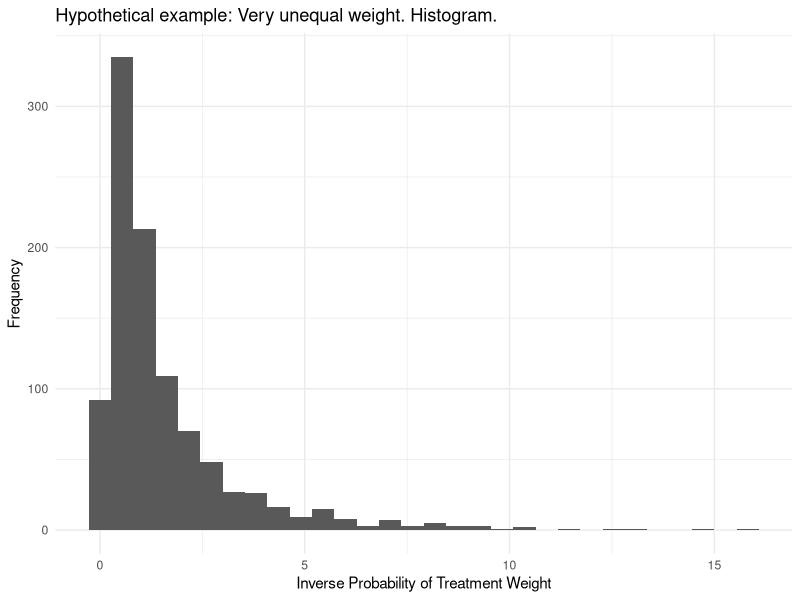
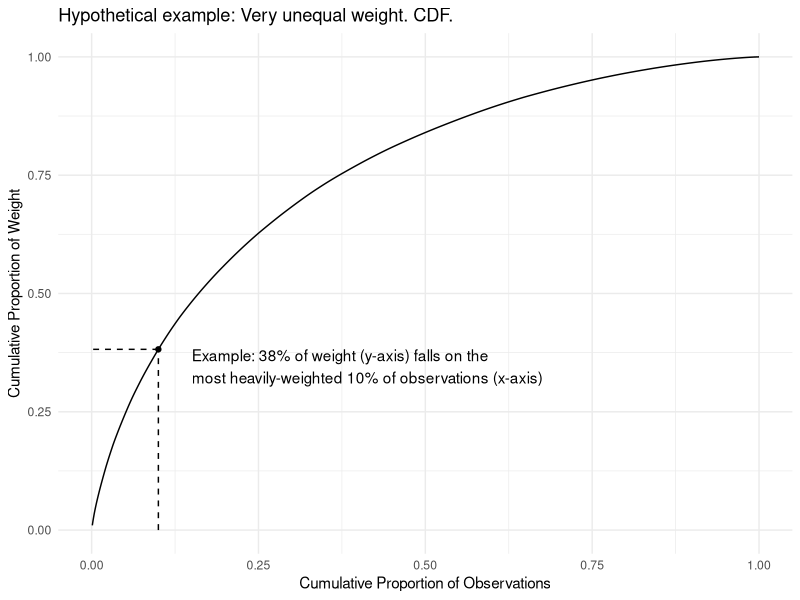
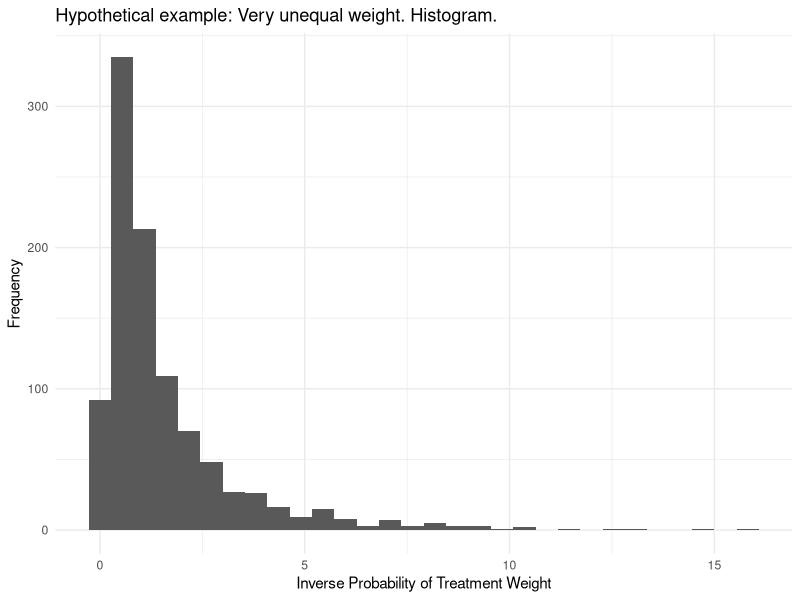
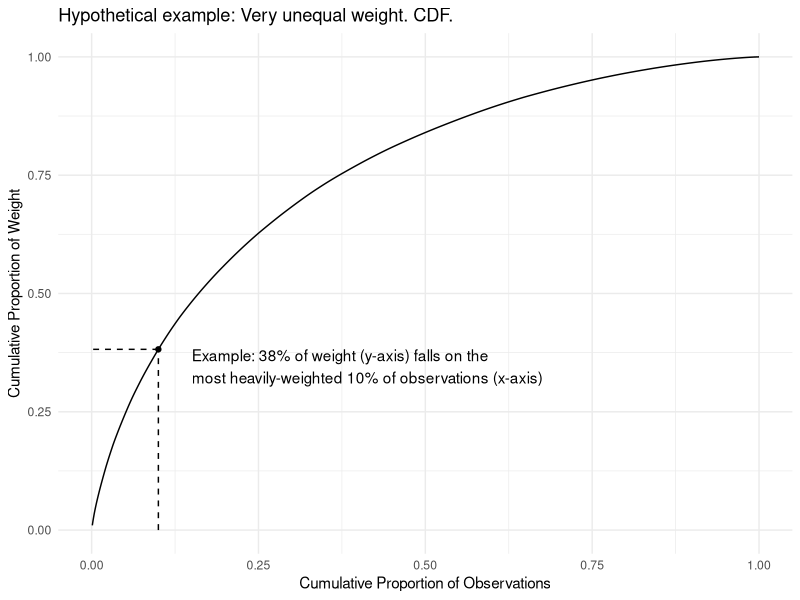

Write R code to recreate these figures, in order.

library(tidyverse)
library(scales)

set.seed(90095)
sim <- tibble(weight = rlnorm(1000,0,1))

sim |>
  ggplot(aes(x = weight)) +
  geom_histogram(bins = 30) +
  theme_minimal() +
  labs(
    x = "Inverse Probability of Treatment Weight",
    y = "Frequency",
    title = "Hypothetical example: Very unequal weight. Histogram."
  )

ggsave("figures/very_unequal_weight_histogram.pdf", height = 3, width = 5)

with_cdf <- sim |>
  arrange(-weight) |>
  mutate(
    cdf_of_weight = cumsum(weight) / sum(weight),
    cdf_of_observations = 1:n() / n()
  )
with_cdf |>
  ggplot(aes(x = cdf_of_observations, y = cdf_of_weight)) +
  geom_line() +
  theme_minimal() +
  labs(
    x = "Cumulative Proportion of Observations",
    y = "Cumulative Proportion of Weight",
    title = "Hypothetical example: Very unequal weight. CDF."
  ) +
  geom_point(
    data = with_cdf |> 
      filter(cdf_of_observations == .1)
  ) +
  geom_text(
    data = with_cdf |> 
      filter(cdf_of_observations == .1) |>
      mutate(
        label = paste(
          "Example:",
          label_percent(accuracy = 1)(cdf_of_weight),
          "of weight (y-axis) falls on the\nmost heavily-weighted",
          label_percent(accuracy = 1)(cdf_of_observations),
          "of observations (x-axis)"
        )
      ),
    aes(label = label),
    hjust = 0, vjust = 1, nudge_x = .05
  ) +
  geom_segment(
    data = with_cdf |> 
      filter(cdf_of_observations == .1),
    aes(x = cdf_of_observations, y = 0, yend = cdf_of_weight),
    linetype = "dashed"
  ) +
  geom_segment(
    data = with_cdf |> 
      filter(cdf_of_observations == .1),
    aes(x = cdf_of_observations, xend = 0, y = cdf_of_weight),
    linetype = "dashed"
  )
ggsave("figures/very_unequal_weight_cdf.pdf", height = 3, width = 5)
